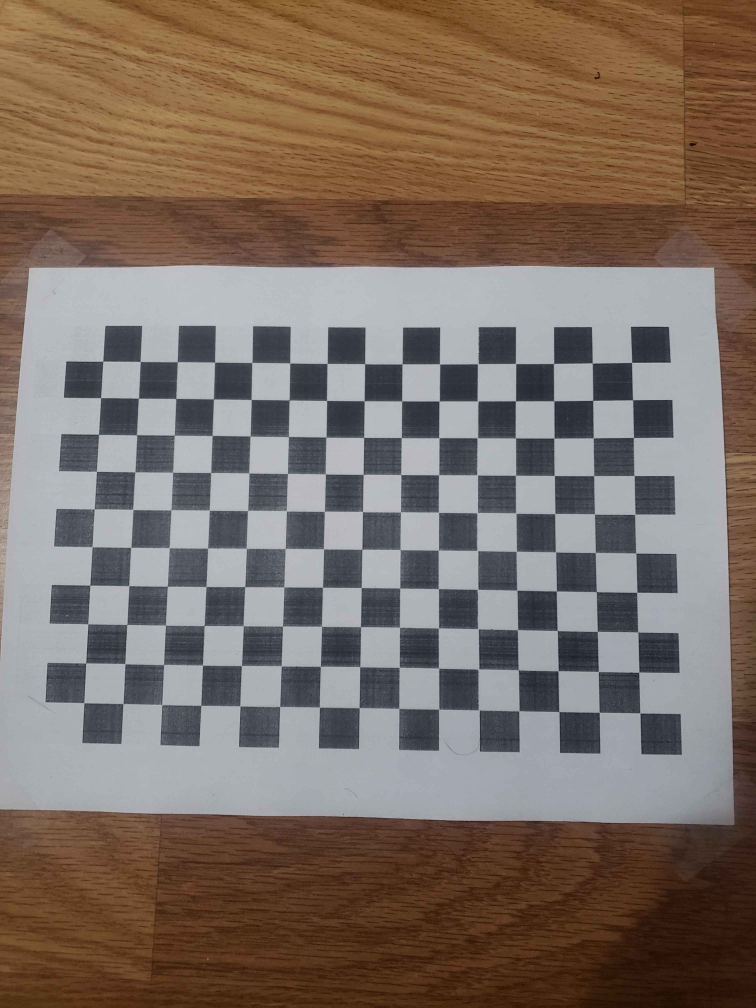
#> input picture hw3/images/im1.jpg, 3024 x 4032 px (shown at 1/4 size); its folder holds only this picture in this run
$ jupyter execute p1-4.ipynb
#> lines starting #> are read from the running program, lines starting #| are printed output that depends on the picture; long printed decimals are rounded
#> further down, img is the input picture: shape (4032, 3024, 3); mean B, G, R 99.8, 109.8, 124.4
[cell 1]
#PROBLEM 1

# This code first loads and pinpoints the corners on the board from 20 different images. If the board can't be detected, the image is skipped.To make detection easier
# I scale the image size down, increase contrast, and greyscale it. The changes to K matrix from rescaling it is then reversed after calibration is done.
# Then I use open cv to calibrate the camera based on the detected corners from different angles and the according 2D and 3D points. This gives the K matrix.
# The rotation and translation vectors are then extracted and printed along with the K matrix. Finally, the camera positions for all 20 images are located and plotted.

import os
import cv2
import numpy as np
import glob
import matplotlib.pyplot as plt
from mpl_toolkits.mplot3d import Axes3D

#resize function
def resize_image(image, scale_percent):
#> called with scale_percent = 50
    width = int(image.shape[1] * scale_percent / 100)
    height = int(image.shape[0] * scale_percent / 100)
    dimensions = (width, height)
    resized_image = cv2.resize(image, dimensions, interpolation=cv2.INTER_AREA)
    return resized_image

checkerboard_size = (15, 10)
square_size = 1.0

#object points for the checkerboard
objp = np.zeros((checkerboard_size[0] * checkerboard_size[1], 3), np.float32)
objp[:, :2] = np.mgrid[0:checkerboard_size[0], 0:checkerboard_size[1]].T.reshape(-1, 2) * square_size

objpoints = []
imgpoints = []

images = glob.glob(r'C:\Users\nihal\OneDrive\Desktop\.vscode\CompVision\hw3\images\im*.jpg')
output_dir = r'C:\Users\nihal\OneDrive\Desktop\.vscode\CompVision\hw3\processed'
os.makedirs(output_dir, exist_ok=True)

for img_path in images:

    #rescale, greyscale, contrast
    img = cv2.imread(img_path)
    img = resize_image(img,50)
    gray = cv2.cvtColor(img, cv2.COLOR_BGR2GRAY)
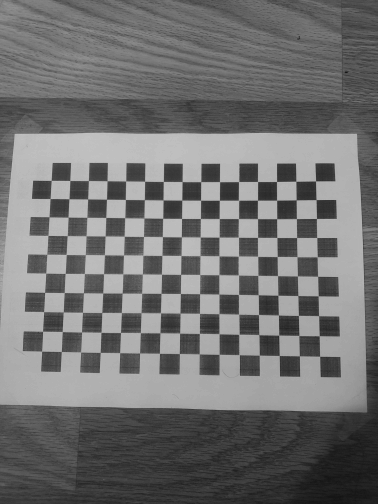
#> gray: shape (2016, 1512) (shown at 1/4 size); min 8, max 204, mean 113.2
    gray_eq = cv2.equalizeHist(gray)
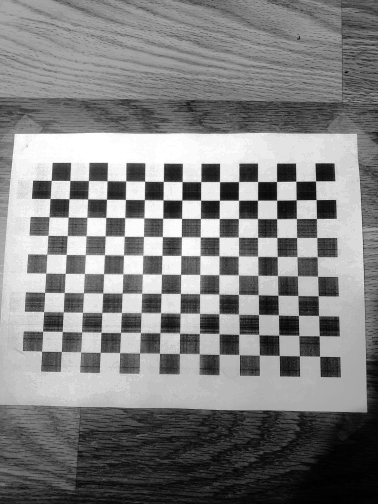
#> gray_eq: shape (2016, 1512) (shown at 1/4 size); min 0, max 255, mean 129.1

    cv2.imshow('Processed Image', gray_eq)
    cv2.waitKey(500)

    ret, corners = cv2.findChessboardCorners(gray_eq, checkerboard_size, None)
#> ret = True; corners = 150 rows, first 8: [1280.4, 1426.5], [1198.5, 1425.4], [1118.4, 1423.9], [1038.4, 1422], [959.6, 1420.9], [877.8, 1419], [798.7, 1417.8], [718.9, 1415.8]

    if ret:
        objpoints.append(objp)
        imgpoints.append(corners)
        corner_image = img.copy()
        cv2.drawChessboardCorners(corner_image, checkerboard_size, corners, ret)
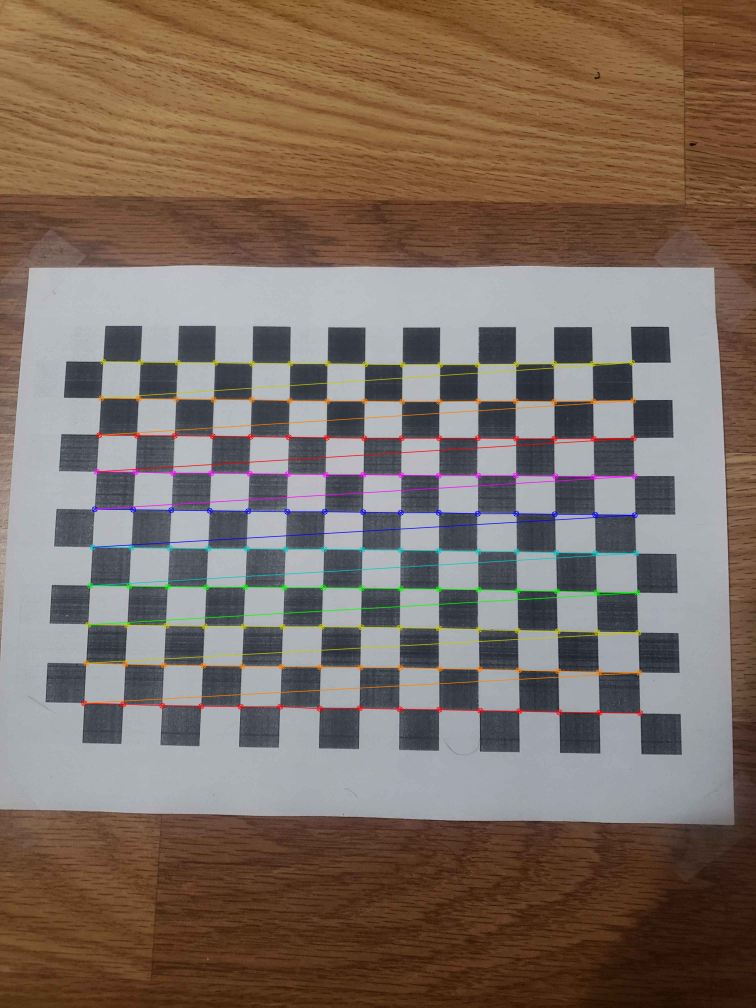
#> corner_image: shape (2016, 1512, 3) (shown at 1/2 size); mean B, G, R 99.1, 109.8, 124.9

        output_path = os.path.join(output_dir, os.path.basename(img_path).replace('.jpg', '_processed_corners.jpg'))
        cv2.imwrite(output_path, corner_image)
        print(f'Saved: {output_path}')
    else:
        print(f'Checkerboard not found in: {img_path}')

cv2.destroyAllWindows()

#calibration
ret, K, dist_coeffs, rvecs, tvecs = cv2.calibrateCamera(objpoints, imgpoints, gray.shape[::-1], None, None)
#> ret = 0.794; K = [[916.5, 0, 794], [0, 904.7, 985.1], [0, 0, 1]]; dist_coeffs = [[0.118, -0.231, -0.00258, -0.00106, 0.146]]; rvecs = ([-0.0334, -0.115, -3.13],); tvecs = ([6.05, 5.56, 11.56],)

#offset rescaling
K = K*2
#> K = [[1833, 0, 1588.1], [0, 1809.5, 1970.2], [0, 0, 2]]
K[2, 2] = 1
# Print K and rotation / translation matrices
print("Camera Matrix (K):")
print(K)
#| [[1.83300562e+03 0.00000000e+00 1.58809462e+03]
#|  [0.00000000e+00 1.80945256e+03 1.97016281e+03]
#|  [0.00000000e+00 0.00000000e+00 1.00000000e+00]]
print("\nRotation Vectors (R):")
for rvec in rvecs:
    print(rvec)
#> this loop made 1 pass
#> (printed output is left out)
print("\nTranslation Vectors (t):")
for tvec in tvecs:
    print(tvec)
#> this loop made 1 pass
#> (printed output is left out)

R_matrices = []
camera_positions = []
viewing_vectors = []

#camera pos and viewing vectors
for rvec, tvec in zip(rvecs, tvecs):
    R, _ = cv2.Rodrigues(rvec)
    R_matrices.append(R)

    camera_position = -R.T @ tvec
    camera_positions.append(camera_position)

    viewing_direction = R.T @ np.array([0, 0, -1])
    viewing_vectors.append(viewing_direction)
#> this loop made 1 pass
#> (rvec, tvec, camera_position, viewing_direction) on pass 1: ([-0.0334, -0.115, -3.13], [6.05, 5.56, 11.56], [5.84, 4.64, -12.06], [-0.0217, -0.0736, -0.997])
#> after the loop, R_matrices = [[[-1, 0.0103, 0.021], [-0.0087, -0.997, 0.0738], [0.0217, 0.0736, 0.997]]]; camera_positions = [[5.84, 4.64, -12.06]]; viewing_vectors = [[-0.0217, -0.0736, -0.997]]

#camera positions
X = [pos[0] for pos in camera_positions]
#> X = [[5.84]]
Y = [pos[1] for pos in camera_positions]
#> Y = [[4.64]]
Z = [-pos[2] for pos in camera_positions]
#> Z = [[12.06]]

#veiwing vectors
U = [vec[0] for vec in viewing_vectors]
#> U = [-0.0217]
V = [vec[1] for vec in viewing_vectors]
#> V = [-0.0736]
W = [-vec[2] for vec in viewing_vectors]
#> W = [0.997]

#ALL PLOTTING BELOW
fig = plt.figure()
ax = fig.add_subplot(111, projection='3d')

#camera postions
ax.scatter(X, Y, Z, c='r', marker='o', label='Camera Positions')
scale_factor = -3

#camera viewing vectors
for i in range(len(camera_positions)):
    wtc = camera_positions[i]
    camera_direction = viewing_vectors[i]
    ax.quiver(
        wtc[0], wtc[1], -wtc[2],
        camera_direction[0] * scale_factor,
        camera_direction[1] * scale_factor,
        -camera_direction[2] * scale_factor,
        color='b'
    )
#> this loop made 1 pass
#> (wtc, camera_direction) on pass 1: ([5.84, 4.64, -12.06], [-0.0217, -0.0736, -0.997])

#Plot the checkerboard
corner_points = objp[[0, checkerboard_size[0] - 1, -1, -(checkerboard_size[0])]]  # 4 corners

ax.plot([corner_points[0, 0], corner_points[1, 0], corner_points[2, 0], corner_points[3, 0], corner_points[0, 0]],
        [corner_points[0, 1], corner_points[1, 1], corner_points[2, 1], corner_points[3, 1], corner_points[0, 1]],
        [0, 0, 0, 0, 0],
        color='g', label='Checkerboard')

ax.set_xlabel('X')
ax.set_ylabel('Y')
ax.set_zlabel('Z')
ax.set_title('Camera Positions and Checkerboard')

plt.legend()
plt.show()
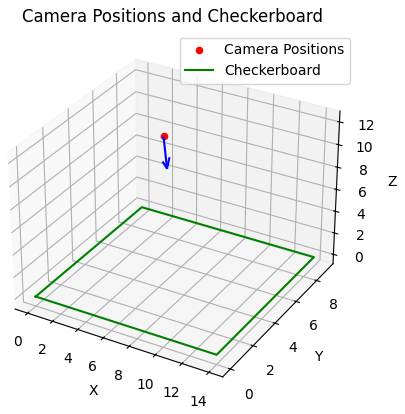
#> figure drawn by matplotlib, 1 panel

Problem 1:

Upon analyzing the picture properties and the K matrix:
Camera Matrix (K):
[[3.16174182e+03 0.00000000e+00 1.55575913e+03]
 [0.00000000e+00 3.15807362e+03 2.00395827e+03]
 [0.00000000e+00 0.00000000e+00 1.00000000e+00]],

 I have concluded that the program has worked correctly and as intended.
 The focal length values correlate with the numbers I see online for this camera and the x and y translation correlates with the size of the image.

[cell 2]
#PROBLEM 2

#cTw matrix is deffined and so are vertices for a house. The coordinates are projected to a 2D plane via the projection pipeline using the cTw and calibrated K matrix.
#Once the vertices are projected, lines are drawn between the points.

from matplotlib.lines import Line2D

#cTw
cTw = np.array([
    [1, 0, 0, 0.5],
    [0, 1, 0, 0.5],
    [0, 0, 1, 5]
])


vertices = np.array([[1, 1, 0, 1],
                     [1, -1, 0, 1],
                     [-1, -1, 0, 1],
                     [-1, 1, 0, 1],
                     [1, 1, -2, 1],
                     [1, -1, -2, 1],
                     [-1, -1, -2, 1],
                     [-1, 1, -2, 1],
                     [0, 0, -3, 1]
                     ])

projected_vertices = []
for vertex in vertices:

    vertex_homogeneous = np.array([vertex[0], vertex[1], vertex[2], 1])

    P_c = np.dot(cTw, vertex_homogeneous)

    p = np.dot(K, P_c)
    p /= p[2]
    projected_vertices.append(p[:2])
#> this loop made 9 passes
#> p on passes 1 to 8: [2138, 2513, 1], [2138, 1789.2, 1], [1404.8, 1789.2, 1], [1404.8, 2513, 1], [2504.6, 2874.9, 1], [2504.6, 1668.6, 1], [1282.6, 1668.6, 1], [1282.6, 2874.9, 1]
#> after the loop, projected_vertices = [[2138, 2513], [2138, 1789.2], [1404.8, 1789.2], [1404.8, 2513], [2504.6, 2874.9], [2504.6, 1668.6], [1282.6, 1668.6], [1282.6, 2874.9], [2046.3, 2422.5]]

edges = [
    [0, 1], [1, 2], [2, 3], [3, 0],  #bottom
    [4, 5], [5, 6], [6, 7], [7, 4],  #top
    [0, 4], [1, 5], [2, 6], [3, 7],  #vert
    [4, 8], [5, 8], [6, 8], [7, 8]   #roof
]

projected_vertices = np.array(projected_vertices)

fig, ax = plt.subplots()
ax.set_xlim(min(projected_vertices[:, 0]) - 1000, max(projected_vertices[:, 0]) + 1000)
ax.set_ylim(min(projected_vertices[:, 1]) - 1000, max(projected_vertices[:, 1]) + 1000)

for edge in edges:
    line = Line2D(
        [projected_vertices[edge[0]][0], projected_vertices[edge[1]][0]],
        [projected_vertices[edge[0]][1], projected_vertices[edge[1]][1]],
        linewidth=1, color='blue'
    )
    ax.add_line(line)

plt.show()
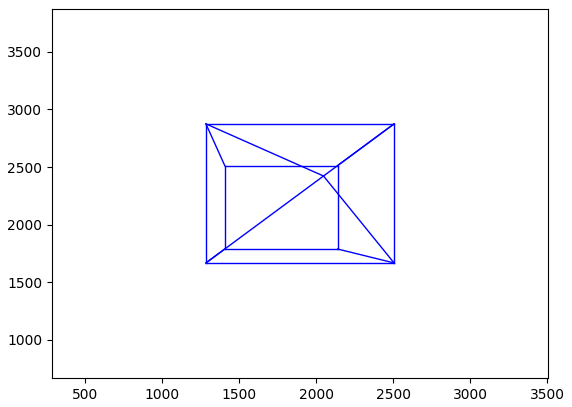
#> figure drawn by matplotlib, 1 panel

Problem 2:

The object model I am projecting is a simple house. It is a rectangular prism with a pyramid roof.
To image, I chose to look at the center from above shifted a bit by the x and y, hence this is a top down view of the house.

[cell 3]
#PROBLEM 3

#Code is essentially the same as before but a rotation and translation is applied.

from matplotlib.lines import Line2D

#cTw
cTw = np.array([
    [0.707, 0, 0.707, 0],
    [0, 1, 0, 1],
    [-0.707, 0, 0.707, 5]
])

vertices = np.array([[1, 1, 0, 1],
                     [1, -1, 0, 1],
                     [-1, -1, 0, 1],
                     [-1, 1, 0, 1],
                     [1, 1, -2, 1],
                     [1, -1, -2, 1],
                     [-1, -1, -2, 1],
                     [-1, 1, -2, 1],
                     [0, 0, -3, 1]
                     ])

print(vertices)

projected_vertices = []
for vertex in vertices:

    vertex_homogeneous = np.array([vertex[0], vertex[1], vertex[2], 1])

    P_c = np.dot(cTw, vertex_homogeneous)

    p = np.dot(K, P_c)
    p /= p[2]
    projected_vertices.append(p[:2])
#> this loop made 9 passes
#> p on passes 1 to 8: [1890, 2813.1, 1], [1890, 1970.2, 1], [1361, 1970.2, 1], [1361, 2604.3, 1], [1138, 3227.2, 1], [1138, 1970.2, 1], [682.5, 1970.2, 1], [682.5, 2813.1, 1]
#> after the loop, projected_vertices = [[1890, 2813.1], [1890, 1970.2], [1361, 1970.2], [1361, 2604.3], [1138, 3227.2], [1138, 1970.2], [682.5, 1970.2], [682.5, 2813.1], [237.7, 2598.7]]

edges = [
    [0, 1], [1, 2], [2, 3], [3, 0],  #bottom
    [4, 5], [5, 6], [6, 7], [7, 4],  #top
    [0, 4], [1, 5], [2, 6], [3, 7],  #vert
    [4, 8], [5, 8], [6, 8], [7, 8]   #roof
]

projected_vertices = np.array(projected_vertices)

fig, ax = plt.subplots()
ax.set_xlim(min(projected_vertices[:, 0]) - 1000, max(projected_vertices[:, 0]) + 1000)
ax.set_ylim(min(projected_vertices[:, 1]) - 1000, max(projected_vertices[:, 1]) + 1000)

for edge in edges:
    line = Line2D(
        [projected_vertices[edge[0]][0], projected_vertices[edge[1]][0]],
        [projected_vertices[edge[0]][1], projected_vertices[edge[1]][1]],
        linewidth=1, color='blue'
    )
    ax.add_line(line)

plt.show()
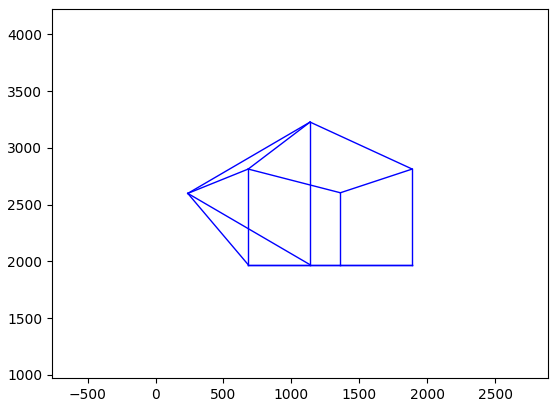
#> figure drawn by matplotlib, 1 panel

Problem 3:

This looks correct based on the rotations applied to the camera matrix.
This is what the image should look like after the rotation of 45 degrees is applied along the y axis and the assigned camera shift.

[cell 4]
#PROBLEM 4

#PnP algorith is used here to take the 3d points of the house and its corresponding 2d points to estimate the position and rotation of the camera
#To verify the estimated camera poise, I use the new camera rotation and position to reproject the original 3d points. Then, error can be calculated.

import cv2
import numpy as np

#3d points
object_points = np.array([
    [1, 1, 0],
    [1, -1, 0],
    [-1, -1, 0],
    [-1, 1, 0],
    [1, 1, -2],
    [1, -1, -2],
    [-1, -1, -2],
    [-1, 1, -2],
    [0, 0, -3]
], dtype=np.float32)

#2d points
image_points = np.array(projected_vertices, dtype=np.float32)
#> image_points has the same summary as projected_vertices

#pnp algorithm
success, rotation_vector, translation_vector = cv2.solvePnP(object_points, image_points, K, dist_coeffs)
#> success = True; rotation_vector = [0.00258, 0.79, -3.38e-05]; translation_vector = [0.00577, 0.999, 5.05]

if success:
    rotation_matrix, _ = cv2.Rodrigues(rotation_vector)
#> rotation_matrix = [[0.704, 0.000996, 0.71], [0.000935, 1, -0.00233], [-0.71, 0.0023, 0.704]]

    print("Rotation Matrix:\n", rotation_matrix)
#| Rotation Matrix:
#|  [[ 7.04110209e-01  9.95901044e-04  7.10090010e-01]
#|  [ 9.35049726e-04  9.99996849e-01 -2.32967080e-03]
#|  [-7.10090093e-01  2.30431447e-03  7.04107059e-01]]
    print("Translation Vector:\n", translation_vector)
#| Translation Vector:
#|  [[0.00577]
#|  [0.9992]
#|  [5.052]]
else:
    print("PnP solution failed")

#FOR ERROR
#reproject points
reprojected_points, _ = cv2.projectPoints(object_points, rotation_vector, translation_vector, K, dist_coeffs)
#> reprojected_points = [[1891.9, 2814], [1888.3, 1970.1], [1365.1, 1969.6], [1363.7, 2603.4], [1137, 3223.5], [1140.2, 1972.9], [678.8, 1970.3], [679.9, 2815.3], [237.1, 2598.2]]

reprojected_points = reprojected_points.reshape(-1, 2)

#calculate error from image points to reprojected points
errors = np.linalg.norm(image_points - reprojected_points, axis=1)
#> errors = [2.1, 1.71, 4.1, 2.87, 3.78, 3.55, 3.7, 3.33, 0.736]
mean_error = np.mean(errors)
#> mean_error = 2.87

print(f"Reprojection Error: {mean_error:.4f} pixels")
#| Reprojection Error: 2.8746 pixels

$ run again, on hw3/images/im14.jpg
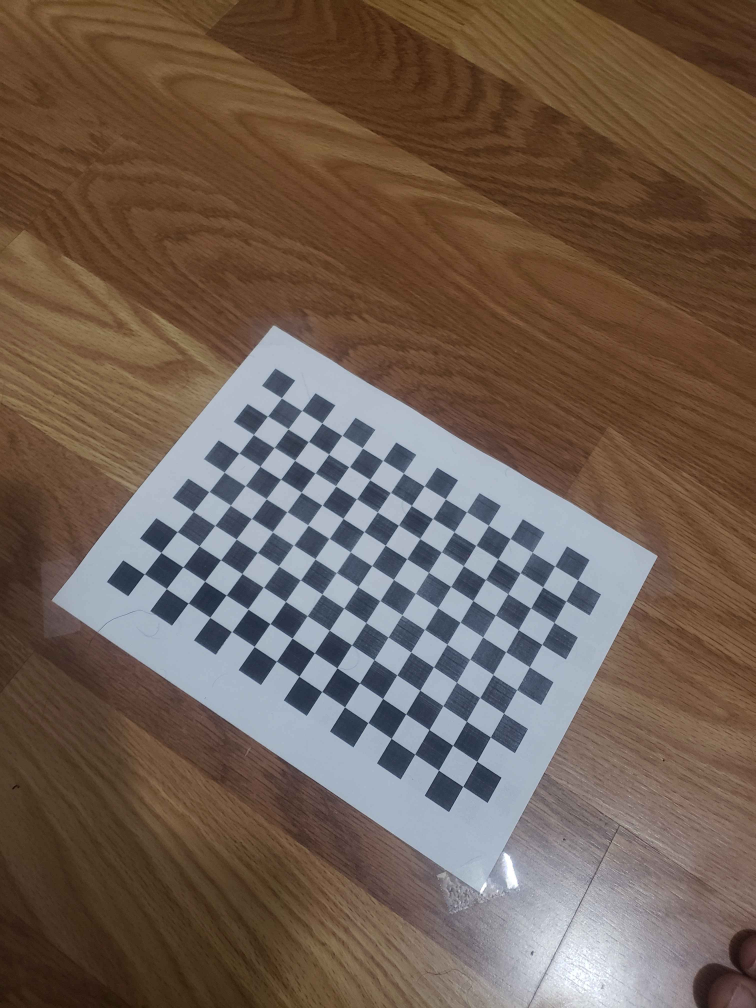
#> input picture hw3/images/im14.jpg, 3024 x 4032 px (shown at 1/4 size)
#> img is the input picture: shape (4032, 3024, 3); mean B, G, R 82.8, 94.6, 111.7
#> `gray_eq = cv2.equalizeHist(gray)`:
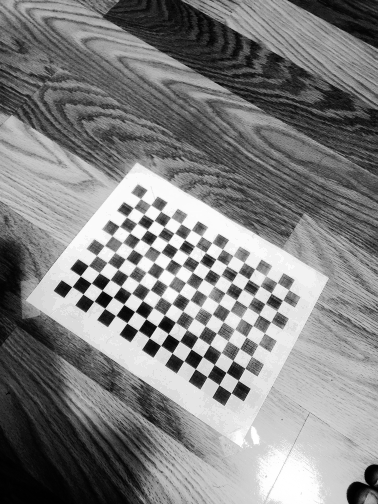
#> gray_eq: shape (2016, 1512) (shown at 1/4 size); min 0, max 255, mean 129.2
#> `ret, corners = cv2.findChessboardCorners(gray_eq, checkerboard_size, N..`: ret = True; corners = 150 rows, first 8: [563.1, 797.2], [604.1, 821.6], [644.5, 847.3], [683.5, 871.7], [725.9, 897.4], [765.9, 921.5], [807.7, 947.7], [847.6, 972.7]
#> corner_image: shape (2016, 1512, 3); mean B, G, R 82.3, 94.6, 112.2
#> `ret, K, dist_coeffs, rvecs, tvecs = cv2.calibrateCamera(objpoints, img..`: ret = 0.765; K = [[1671.8, 0, 742.6], [0, 1666.9, 979.1], [0, 0, 1]]; dist_coeffs = [[0.494, -3.24, -0.00255, 0.00212, 7.44]]; rvecs = ([-0.364, 0.027, 0.573],); tvecs = ([-3.73, -3.79, 35.08],)
#> `K = K*2`: K = [[3343.7, 0, 1485.3], [0, 3333.8, 1958.2], [0, 0, 2]]
#| [[3.34365255e+03 0.00000000e+00 1.48527182e+03]
#|  [0.00000000e+00 3.33377971e+03 1.95823043e+03]
#|  [0.00000000e+00 0.00000000e+00 1.00000000e+00]]
#> the loop `for rvec in rvecs:` made 1 pass
#> (printed output is left out)
#> the loop `for tvec in tvecs:` made 1 pass
#> (printed output is left out)
#> the loop `for rvec, tvec in zip(rvecs, tvecs):` made 1 pass
#> (rvec, tvec, camera_position, viewing_direction) on pass 1: ([-0.364, 0.027, 0.573], [-3.73, -3.79, 35.08], [9.53, 12.5, -31.8], [0.125, 0.329, -0.936])
#> after the loop `for rvec, tvec in zip(rvecs, tvecs):`: R_matrices = [[[0.842, -0.534, -0.0753], [0.525, 0.778, 0.344], [-0.125, -0.329, 0.936]]]; camera_positions = [[9.53, 12.5, -31.8]]; viewing_vectors = [[0.125, 0.329, -0.936]]
#> X = [[9.53]]
#> Y = [[12.5]]
#> Z = [[31.8]]
#> U = [0.125]
#> V = [0.329]
#> W = [0.936]
#> the loop `for i in range(len(camera_positions)):` made 1 pass
#> (wtc, camera_direction) on pass 1: ([9.53, 12.5, -31.8], [0.125, 0.329, -0.936])
#> the loop `for vertex in vertices: ` made 9 passes
#> p on passes 1 to 8: [2488.4, 2958.4, 1], [2488.4, 1624.9, 1], [1150.9, 1624.9, 1], [1150.9, 2958.4, 1], [3157.1, 3625.1, 1], [3157.1, 1402.6, 1], [928, 1402.6, 1], [928, 3625.1, 1]
#> after the loop `for vertex in vertices:`: projected_vertices = [[2488.4, 2958.4], [2488.4, 1624.9], [1150.9, 1624.9], [1150.9, 2958.4], [3157.1, 3625.1], [3157.1, 1402.6], [928, 1402.6], [928, 3625.1], [2321.2, 2791.7]]
#> the loop `for vertex in vertices: ` made 9 passes
#> p on passes 1 to 8: [2035.9, 3511.4, 1], [2035.9, 1958.2, 1], [1071.1, 1958.2, 1], [1071.1, 3126.5, 1], [664.2, 4274.2, 1], [664.2, 1958.2, 1], [-166.7, 1958.2, 1], [-166.7, 3511.4, 1]
#> after the loop `for vertex in vertices:`: projected_vertices = [[2035.9, 3511.4], [2035.9, 1958.2], [1071.1, 1958.2], [1071.1, 3126.5], [664.2, 4274.2], [664.2, 1958.2], [-166.7, 1958.2], [-166.7, 3511.4], [-978, 3116.2]]
#> `plt.show()`:
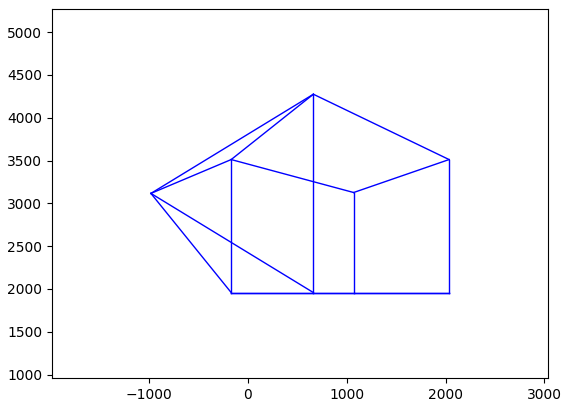
#> figure drawn by matplotlib, 1 panel
#> image_points has the same summary as projected_vertices
#> success = True; rotation_vector = [-0.0386, 0.797, 0.00213]; translation_vector = [0.021, 1.09, 5.56]
#> rotation_matrix = [[0.699, -0.0165, 0.715], [-0.0127, 0.999, 0.0354], [-0.715, -0.0338, 0.698]]
#| Rotation Matrix:
#|  [[ 0.6992  -0.01647  0.7148]
#|  [-0.01265   0.9993  0.0354]
#|  [-0.7149 -0.03379  0.6985]]
#| Translation Vector:
#|  [[0.02096]
#|  [1.094 ]
#|  [5.558]]
#> reprojected_points = [[1989.8, 3439.7], [1995.7, 2014.9], [1132.9, 2015.3], [1105.1, 3109.2], [676.4, 4195.9], [810.4, 1969.2], [25.7, 1982.4], [-142.9, 3513.2], [-1089.2, 3150.4]]
#> errors = [85.25, 69.56, 84.17, 38.23, 79.22, 146.6, 193.9, 23.85, 116.3]
#> mean_error = 93.01
#| Reprojection Error: 93.0129 pixels
